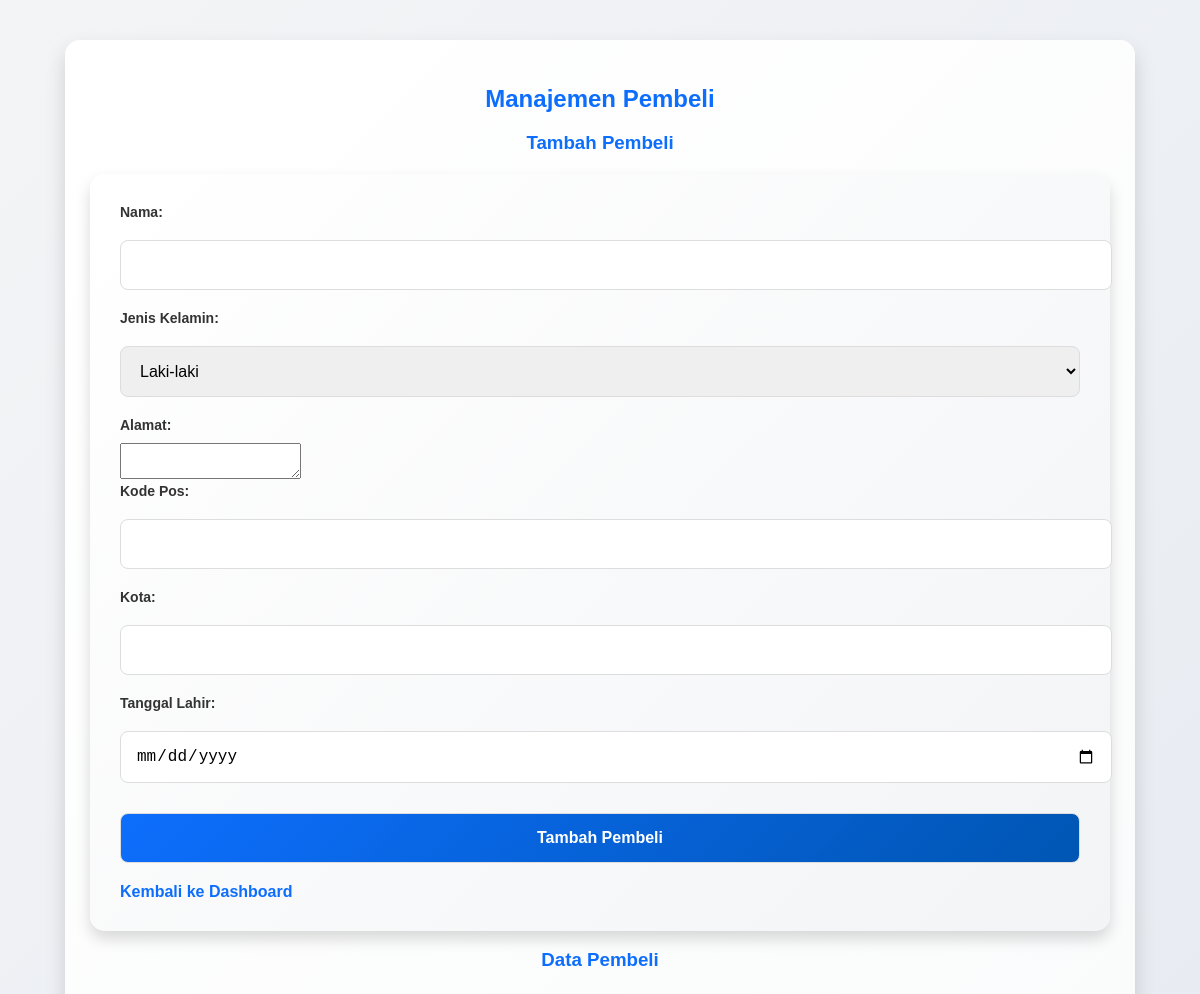
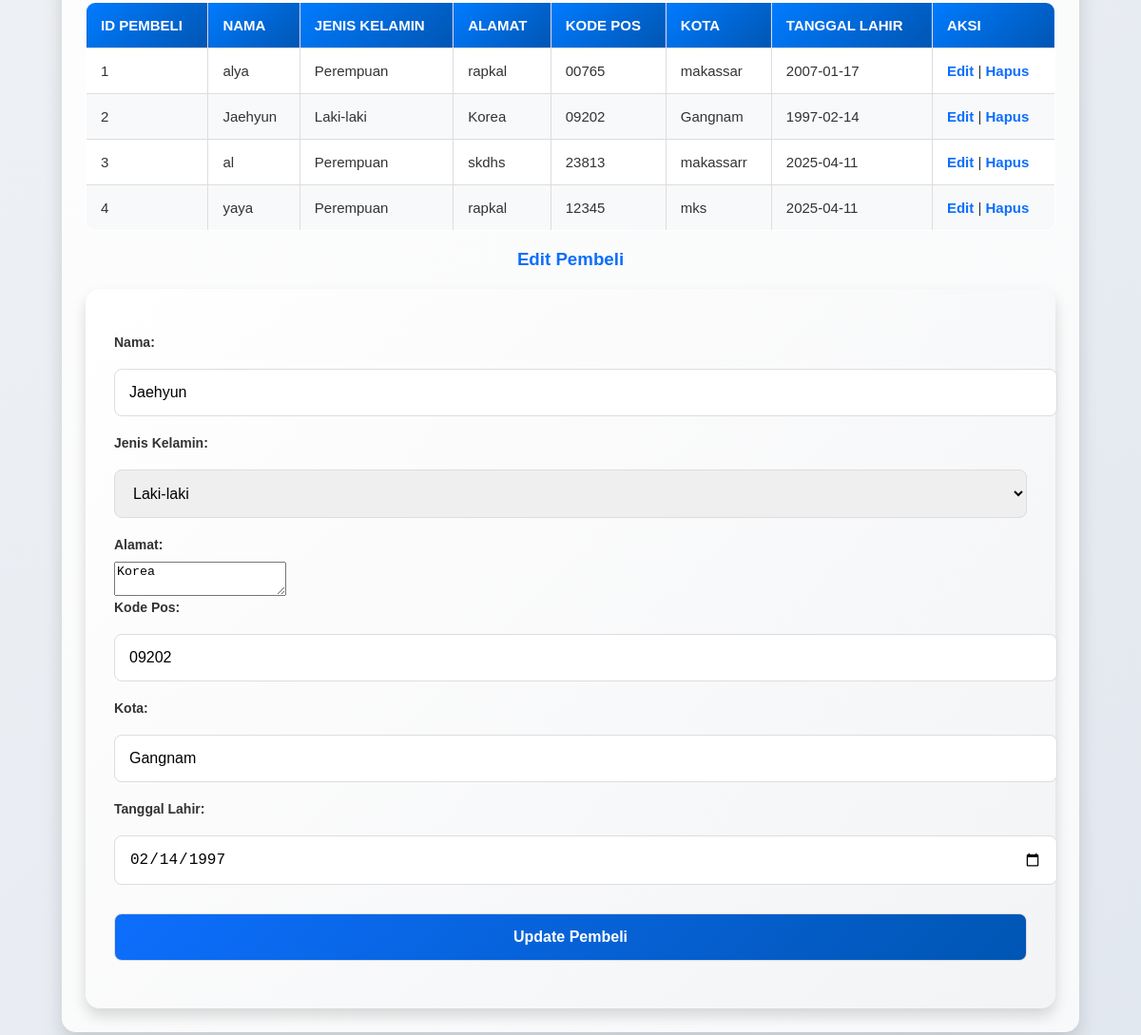
/kasir/user/pembeli.php?edit=2, run on the app's committed database (2 pictures, top to bottom).
### tables this page shows
CREATE TABLE `pembeli` (
  `id_pembeli` int(11) NOT NULL,
  `nama` varchar(100) NOT NULL,
  `jns_kelamin` enum('Laki-laki','Perempuan') NOT NULL,
  `alamat` text NOT NULL,
  `kode_pos` varchar(10) DEFAULT NULL,
  `kota` varchar(50) DEFAULT NULL,
  `tgl_lahir` date DEFAULT NULL
);

### kasir/user/pembeli.php (the view, shortened to what this page needs)
<?php include '../db.php';
$pembeliData = $conn->query("SELECT * FROM pembeli");
?>
<!DOCTYPE html>
<html lang="id">
<head>
    <link rel="stylesheet" href="../styles.css">
</head>
<body>
    <div class="container">
        <h2>Manajemen Pembeli</h2>
        <h3>Tambah Pembeli</h3>
        <form method="POST">
            <label for="nama">Nama:</label>
            <input type="text" id="nama" name="nama" required><br>
            <label for="jns_kelamin">Jenis Kelamin:</label>
            <select id="jns_kelamin" name="jns_kelamin" required>
                <option value="Laki-laki">Laki-laki</option>
            </select><br>
            <label for="alamat">Alamat:</label>
            <textarea id="alamat" name="alamat" required></textarea><br>
            <label for="kode_pos">Kode Pos:</label>
            <input type="text" id="kode_pos" name="kode_pos"><br>
            <label for="kota">Kota:</label>
            <input type="text" id="kota" name="kota" required><br>
            <label for="tgl_lahir">Tanggal Lahir:</label>
            <input type="date" id="tgl_lahir" name="tgl_lahir" required><br>
            <button type="submit" name="add">Tambah Pembeli</button>
            <br>
            <a href="dashboard.php">Kembali ke Dashboard</a>
        </form>
        <h3>Data Pembeli</h3>
        <table border="1">
            <thead>
                <tr>
                    <th>ID Pembeli</th>
                    <th>Nama</th>
                    <th>Jenis Kelamin</th>
                    <th>Alamat</th>
                    <th>Kode Pos</th>
                    <th>Kota</th>
                    <th>Tanggal Lahir</th>
                    <th>Aksi</th>
                </tr>
            </thead>
            <tbody>
                <?php while ($row = $pembeliData->fetch_assoc()): ?>
                    <tr>
                        <td><?= $row['id_pembeli'] ?></td>
                        <td><?= $row['nama'] ?></td>
                        <td><?= $row['jns_kelamin'] ?></td>
                        <td><?= $row['alamat'] ?></td>
                        <td><?= $row['kode_pos'] ?></td>
                        <td><?= $row['kota'] ?></td>
                        <td><?= $row['tgl_lahir'] ?></td>
                        <td>
                            <a href="?edit=<?= $row['id_pembeli'] ?>">Edit</a> |
                            <a href="?delete=<?= $row['id_pembeli'] ?>" onclick="return confirm('Apakah Anda yakin ingin menghapus pembeli ini?')">Hapus</a>
                        </td>
                    </tr>
                <?php endwhile; ?>
            </tbody>
        </table>
        <?php
        if (isset($_GET['edit'])) {
            $id_pembeli = $_GET['edit'];
            $result = $conn->query("SELECT * FROM pembeli WHERE id_pembeli = '$id_pembeli'");
            $pembeliEdit = $result->fetch_assoc();
        ?>
        <h3>Edit Pembeli</h3>
        <form method="POST">
            <input type="hidden" name="id_pembeli" value="<?= $pembeliEdit['id_pembeli'] ?>"><br>
            <label for="nama">Nama:</label>
            <input type="text" id="nama" name="nama" value="<?= $pembeliEdit['nama'] ?>" required><br>
            <label for="jns_kelamin">Jenis Kelamin:</label>
            <select id="jns_kelamin" name="jns_kelamin" required>
                <option value="Laki-laki" <?= $pembeliEdit['jns_kelamin'] == 'Laki-laki' ? 'selected' : '' ?>>Laki-laki</option>
            </select><br>
            <label for="alamat">Alamat:</label>
            <textarea id="alamat" name="alamat" required><?= $pembeliEdit['alamat'] ?></textarea><br>
            <label for="kode_pos">Kode Pos:</label>
            <input type="text" id="kode_pos" name="kode_pos" value="<?= $pembeliEdit['kode_pos'] ?>"><br>
            <label for="kota">Kota:</label>
            <input type="text" id="kota" name="kota" value="<?= $pembeliEdit['kota'] ?>" required><br>
            <label for="tgl_lahir">Tanggal Lahir:</label>
            <input type="date" id="tgl_lahir" name="tgl_lahir" value="<?= $pembeliEdit['tgl_lahir'] ?>" required><br>
            <button type="submit" name="edit">Update Pembeli</button>
        </form>
        <?php } ?>
    </div>
</body>
</html>

### kasir/styles.css (style rules this page uses)
body { font-family: 'Poppins', sans-serif; background: linear-gradient(135deg, #f3f4f6, #e2e8f0); color: #333; margin: 0; padding: 0; transition: all 0.3s ease-in-out; }
.container { width: 85%; margin: 40px auto; padding: 25px; background: linear-gradient(135deg, #ffffff, #f8f9fa); border-radius: 15px; box-shadow: 0 10px 20px rgba(0, 0, 0, 0.15); transition: transform 0.3s, box-shadow 0.3s; }
h2, h3 { text-align: center; color: #0d6efd; font-weight: 700; margin-bottom: 15px; }
a { color: #0d6efd; text-decoration: none; font-weight: bold; transition: color 0.3s, transform 0.3s; }
table { width: 100%; border-collapse: collapse; margin-top: 25px; font-size: 15px; background: #fff; border-radius: 10px; overflow: hidden; }
table th, table td { padding: 15px; text-align: left; border: 1px solid #ddd; }
table th { background: linear-gradient(135deg, #007bff, #0056b3); color: white; text-transform: uppercase; font-weight: 600; }
table tr:nth-child(even) { background-color: #f8f9fa; }
form { margin-top: 20px; background: linear-gradient(135deg, #ffffff, #f3f4f6); padding: 30px; border-radius: 15px; box-shadow: 0 8px 15px rgba(0, 0, 0, 0.15); transition: all 0.3s ease-in-out; }
form label { font-weight: bold; display: block; margin-bottom: 10px; font-size: 14px; }
form input, form select, form button { width: 100%; padding: 15px; margin: 10px 0 20px 0; border: 1px solid #ddd; border-radius: 8px; font-size: 16px; transition: border-color 0.3s, box-shadow 0.3s; }
button { background: linear-gradient(135deg, #0d6efd, #0056b3); color: white; border: none; cursor: pointer; transition: background 0.3s, transform 0.3s; border-radius: 8px; font-size: 16px; font-weight: bold; }

### data on the page
pembeli: id_pembeli "1", nama "alya", jns_kelamin "Perempuan", alamat "rapkal", kode_pos "00765", kota "makassar", tgl_lahir "2007-01-17"
pembeli: id_pembeli "2", nama "Jaehyun", jns_kelamin "Laki-laki", alamat "Korea", kode_pos "09202", kota "Gangnam", tgl_lahir "1997-02-14", tgl_lahir "02/14/1997"
pembeli: id_pembeli "3", nama "al", jns_kelamin "Perempuan", alamat "skdhs", kode_pos "23813", kota "makassarr", tgl_lahir "2025-04-11"
pembeli: id_pembeli "4", nama "yaya", jns_kelamin "Perempuan", alamat "rapkal", kode_pos "12345", kota "mks", tgl_lahir "2025-04-11"
